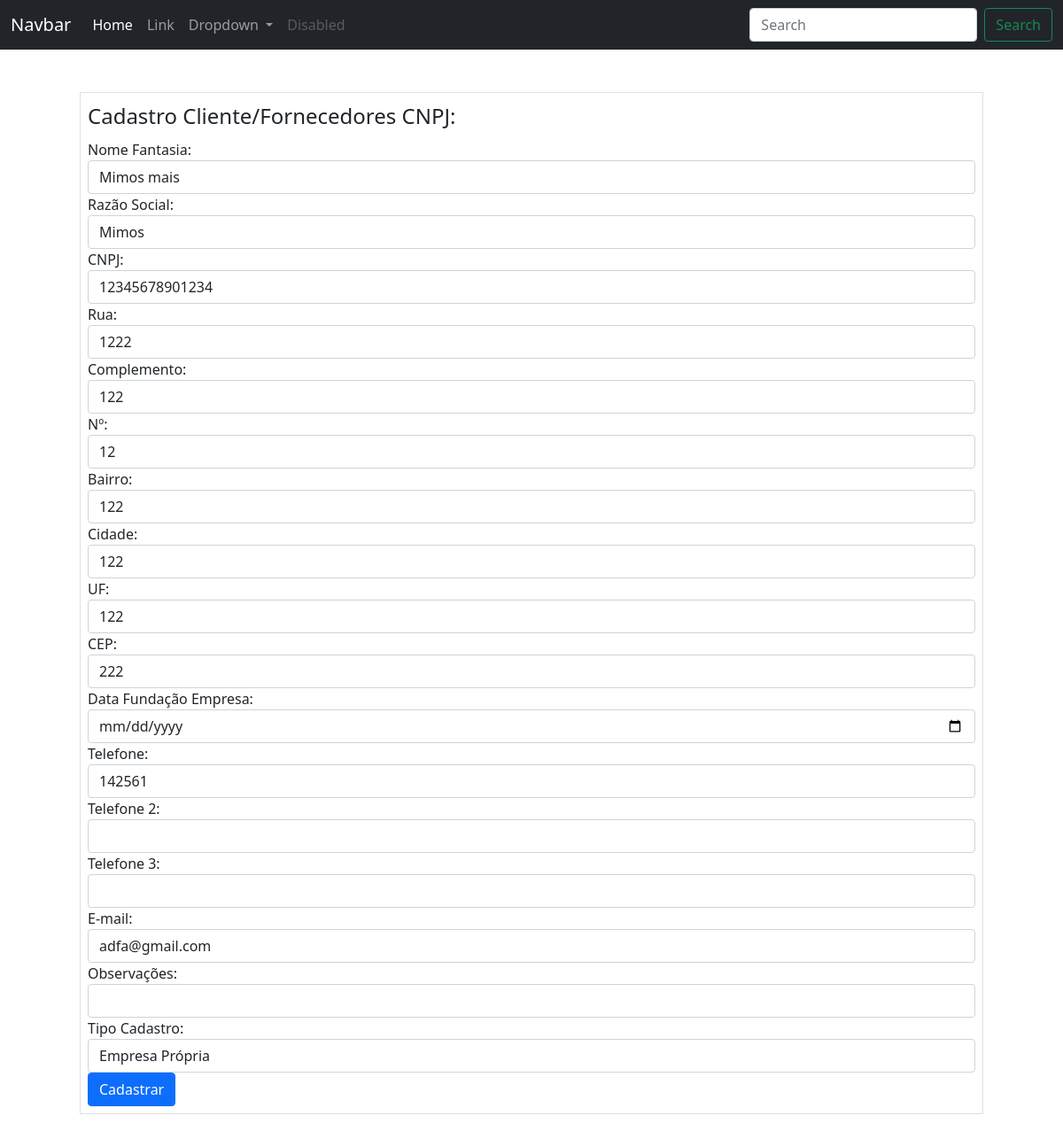
The app's page /clientesfornecedores/cnpj/1/edicao (signed in) with its own data.
### ERP/models.py (models this page shows)
class ClientesFornecedores(database.Model):
    __tablename__ ='clientes_fornecedores'
    id = database.Column(database.Integer, primary_key=True)
    nome_fantasia = database.Column(database.String(500))
    razao_social = database.Column(database.String(500))
    cnpj = database.Column(database.String(20), unique=True)
    rua = database.Column(database.String(100))
    complemento = database.Column(database.String(70))
    nro = database.Column(database.String(20))
    bairro = database.Column(database.String(70))
    cidade = database.Column(database.String(70))
    uf = database.Column(database.String(2))
    cep = database.Column(database.String(15))
    data_fundacao = database.Column(database.Date)
    cpf = database.Column(database.String(20), unique=True)
    nome = database.Column(database.String(100))
    telefone = database.Column(database.String(20))
    telefone2 = database.Column(database.String(20))
    telefone3 = database.Column(database.String(20))
    email = database.Column(database.String(100))
    data_aniversario = database.Column(database.Date)
    obs = database.Column(database.Text)
    data_cadastro = database.Column(database.DateTime, default=datetime.utcnow())
    tipo_cadastro = database.Column(database.Integer, database.ForeignKey('tipos_cadastro.id'), nullable=False)
    id_usuario_cadastro = database.Column(database.Integer, database.ForeignKey('usuarios.id'), nullable=False)

### ERP/routes.py (the view, shortened to what this page needs)
@app.route('/clientesfornecedores/<tipo_emp>/<cliente_fornecedor_id>/edicao', methods=['GET', 'POST'])
@login_required
def edicao_clientes_fornecedores(tipo_emp, cliente_fornecedor_id):
    cliente_fornecedor = ClientesFornecedores.query.get_or_404(cliente_fornecedor_id)
    if tipo_emp == 'cnpj':
        form = FormCadastroCNPJ(obj=cliente_fornecedor)
        form.tipo_cadastro.choices = [(tipo.id, tipo.nome_tipo) for tipo in TiposCadastros.query.all()]
        return render_template('cadastro_cnpj.html', form=form)

### ERP/forms.py
class FormCadastroCNPJ(FlaskForm):
    nome_fantasia = StringField('Nome Fantasia:', validators=[DataRequired()])
    razao_social = StringField('Razão Social:', validators=[DataRequired()])
    cnpj = StringField('CNPJ:', validators=[DataRequired(), Length(14,18)])
    rua = StringField('Rua:', validators=[DataRequired()])
    complemento = StringField('Complemento:')
    nro = StringField('Nº:', validators=[DataRequired()])
    bairro = StringField('Bairro:', validators=[DataRequired()])
    cidade = StringField('Cidade:', validators=[DataRequired()])
    uf = StringField('UF:', validators=[DataRequired()])
    cep = StringField('CEP:', validators=[DataRequired()])
    fundacao = DateField('Data Fundação Empresa:')
    telefone = StringField('Telefone:', validators=[DataRequired()])
    telefone2 = StringField('Telefone 2:')
    telefone3 = StringField('Telefone 3:')
    email = StringField('E-mail:', validators=[DataRequired(), Email()])
    obs = StringField('Observações:')
    tipo_cadastro = SelectField('Tipo Cadastro:')
    botao_submit = SubmitField('Cadastrar')

### ERP/routes.py (called while the page is built)
@login_manager.user_loader
def load_user(user_id):
    return Usuarios.query.get(int(user_id))

### ERP/templates/cadastro_cnpj.html (shortened to what this page needs)
{% include 'base.html' %}
{% block content %}
    <div class="container">
        <form method='POST' action="" class="border m-5 p-2">
            <legend>Cadastro Cliente/Fornecedores CNPJ:</legend>
            <fieldset>
                <div class="form-group">
                    {{ form.nome_fantasia.label(class="form-control-label") }}
                    {{ form.nome_fantasia(class="form-control") }}
                </div>
                <div class="form-group">
                    {{ form.razao_social.label(class="form-control-label") }}
                    {{ form.razao_social(class="form-control") }}
                </div>
                <div class="form-group">
                    {{ form.cnpj.label(class="form-control-label") }}
                    {% if form.cnpj.errors %}
                        {{ form.cnpj(class="form-control is-invalid") }}
                        <div class="invalid_feedback">
                            {% for erro in form.cnpj.errors %}
                                {{ erro }}
                            {% endfor %}
                        </div>
                        {% else %}
                            {{ form.cnpj(class="form-control") }}
                        {% endif %}
                </div>
                <div class="form-group">
                    {{ form.rua.label(class="form-control-label") }}
                    {{ form.rua(class="form-control") }}
                </div>
                <div class="form-group">
                    {{ form.complemento.label(class="form-control-label") }}
                    {{ form.complemento(class="form-control") }}
                </div>
                <div class="form-group">
                    {{ form.nro.label(class="form-control-label") }}
                    {{ form.nro(class="form-control") }}
                </div>
                <div class="form-group">
                    {{ form.bairro.label(class="form-control-label") }}
                    {{ form.bairro(class="form-control") }}
                </div>
                <div class="form-group">
                    {{ form.cidade.label(class="form-control-label") }}
                    {{ form.cidade(class="form-control") }}
                </div>
                <div class="form-group">
                    {{ form.uf.label(class="form-control-label") }}
                    {{ form.uf(class="form-control") }}
                </div>
                <div class="form-group">
                    {{ form.cep.label(class="form-control-label") }}
                    {{ form.cep(class="form-control") }}
                </div>
                <div class="form-group">
                    {{ form.fundacao.label(class="form-control-label") }}
                    {{ form.fundacao(class="form-control") }}
                </div>
                <div class="form-group">
                    {{ form.telefone.label(class="form-control-label") }}
                    {{ form.telefone(class="form-control") }}
                </div>
                <div class="form-group">
                    {{ form.telefone2.label(class="form-control-label") }}
                    {{ form.telefone2(class="form-control") }}
                </div>
                <div class="form-group">
                    {{ form.telefone3.label(class="form-control-label") }}
                    {{ form.telefone3(class="form-control") }}
                </div>
                <div class="form-group">
                    {{ form.email.label(class="form-control-label") }}
                    {{ form.email(class="form-control") }}
                </div>
                <div class="form-group">
                    {{ form.obs.label(class="form-control-label") }}
                    {{ form.obs(class="form-control") }}
                </div>
                <div class="form-group">
                    {{ form.tipo_cadastro.label(class="form-control-label") }}
                    {{ form.tipo_cadastro(class="form-control") }}
                </div>
                <div class="form-group">
                    {{ form.botao_submit(class="btn btn-primary") }}
                </div>
            </fieldset>
        </form>
    </div>
{% endblock %}

### records on screen
ClientesFornecedores: nome_fantasia "Mimos mais", razao_social "Mimos", cnpj "12345678901234", rua "1222", complemento "122", nro "12", bairro "122", cidade "122", uf "122", cep "222", telefone "142561", email "adfa@gmail.com", tipo_cadastro "Empresa Própria"
